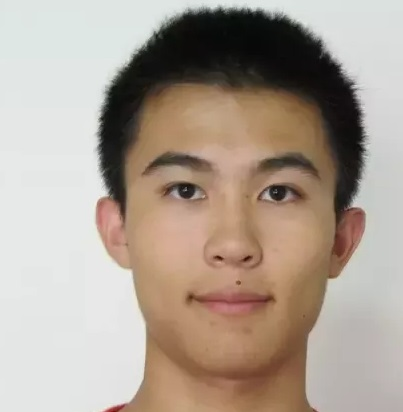
#> input picture preprocessing/GaussFilter_Laplacian_Edge_Detection/front_nobg_moles.jpg, 403 x 412 px
$ python GF_LED.py
#> lines starting #> are read from the running program, lines starting #| are printed output that depends on the picture
"""
Applies a Gaussian Filter followed by Laplacian Edge Detection
Used to enhance skin features and make them more detectable
Findings:
Effective for front lit facial features
Ineffective in uneven lighting
Ineffective for areas with 'noise' (hairy forearms are noisy forearms)
"""
from itertools import product
import cv2
from cv2 import COLOR_BGR2GRAY, cvtColor, imread, imshow, waitKey
import numpy
import numpy as np
from numpy import dot, exp, mgrid, pi, ravel, square, uint8, zeros

def gen_gaussian_kernel(k_size, sigma):
    center = k_size // 2
    x, y = mgrid[0 - center : k_size - center, 0 - center : k_size - center]
    g = 1 / (2 * pi * sigma) * exp(-(square(x) + square(y)) / (2 * square(sigma)))
    return g


def gaussian_filter(image, k_size, sigma):
    height, width = image.shape[0], image.shape[1]
    # dst image height and width
    dst_height = height - k_size + 1
    dst_width = width - k_size + 1

    # im2col, turn the k_size*k_size pixels into a row and np.vstack all rows
    image_array = zeros((dst_height * dst_width, k_size * k_size))
    row = 0
    for i, j in product(range(dst_height), range(dst_width)):
        window = ravel(image[i : i + k_size, j : j + k_size])
        image_array[row, :] = window
        row += 1

    #  turn the kernel into shape(k*k, 1)
    gaussian_kernel = gen_gaussian_kernel(k_size, sigma)
    filter_array = ravel(gaussian_kernel)

    # reshape and get the dst image
    dst = dot(image_array, filter_array).reshape(dst_height, dst_width).astype(uint8)

    return dst

# Filters for calculating Laplacian(uncomment the one you want)

'''
# works... okay... with arms
conv_kernel = np.array([[-1, -1, -1, -1, -1],
                        [-1, -1, -1, -1, -1],
                        [-1, -1, 24, -1, -1],
                        [-1, -1, -1, -1, -1],
                        [-1, -1, -1, -1, -1]])

'''

conv_kernel = np.array([[0,1,0],
                        [1,-4,1],
                        [0,1,0]])

conv_kernel = np.array([[-1,-1,-1],
                        [-1,8,-1],
                        [-1,-1,-1]])


# Function to calculate 2D convolution of two matrix
def conv2d(led, kernel):
    m, n = kernel.shape
    if (m == n):
        y, x = led.shape
        y = y - m + 1
        x = x - m + 1
        new_image = np.zeros((y, x))
        for i in range(y):
            for j in range(x):
                new_image[i][j] = np.sum(led[i:i + m, j:j + m] * kernel)
    return new_image


if __name__ == "__main__":
    # read original image
    img = imread(r"front_nobg_moles.jpg")
#> img is the input picture: shape (412, 403, 3); mean B, G, R 147.1, 159.2, 172.6
    # turn image in gray scale value
    gray = cvtColor(img, COLOR_BGR2GRAY)
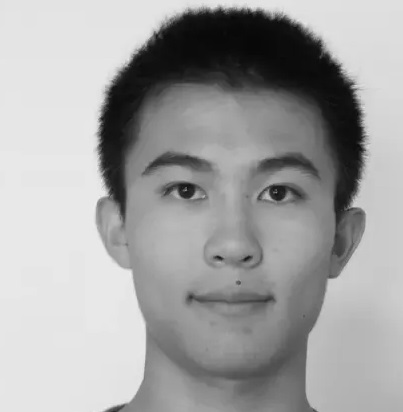
#> gray: shape (412, 403); min 6, max 240, mean 161.8

    # get values with two different mask size
    gaussian3x3 = gaussian_filter(gray, 3, sigma=1)
#> the loop in gaussian_filter, `for i, j in product(range(dst_height), range(dst_width)):` made 164410 passes
#> window on passes 1 to 3: [226, 226, 226, 226, 226, 226, 226, 226, 226], [226, 226, 226, 226, 226, 226, 226, 226, 226], [226, 226, 226, 226, 226, 226, 226, 226, 226]
#> after the loop in gaussian_filter, `for i, j in product(range(dst_height), range(dst_width)):`: row = 164410
#> in gaussian_filter, `dst = dot(image_array, filter_array).reshape(dst_height, dst_width).as..`:
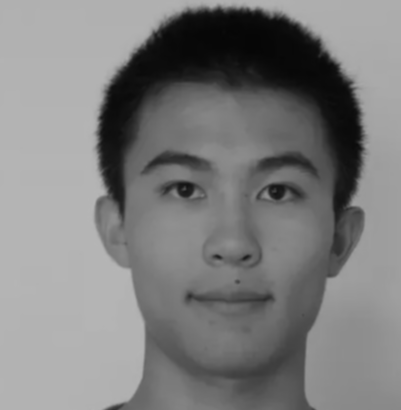
#> dst: shape (410, 401); min 6, max 182, mean 125.3
    # works well with faces
    gaussian5x5 = gaussian_filter(gray, 9, sigma=2)
#> call 2 of gaussian_filter, with k_size = 9, sigma = 2
#> after the loop in gaussian_filter (call 2), `for i, j in product(range(dst_height), range(dst_width)):`: row = 159580
#> in gaussian_filter (call 2), `dst = dot(image_array, filter_array).reshape(dst_height, dst_width).as..`:
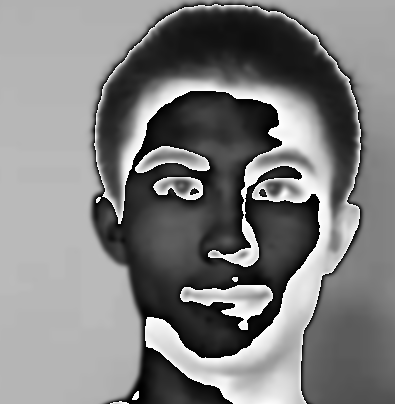
#> dst: shape (404, 395); min 0, max 255, mean 126.1
    # works... okay... with arms
    # gaussian5x5 = gaussian_filter(gray, 3, sigma=1)

    cv2.imwrite('_GF.jpg', gaussian5x5)
    led = cv2.imread('_GF.jpg', 0)
#> led: shape (404, 395); min 0, max 255, mean 126.1
    cv2.imwrite('_GF_LED.jpg', conv2d(led, conv_kernel))
#> after the loop in conv2d, `for i in range(y):`:
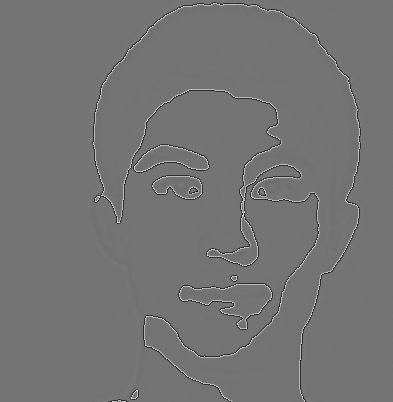
#> new_image: shape (402, 393) float64; min -1277, max 1526, mean 0; drawn with min black and max white
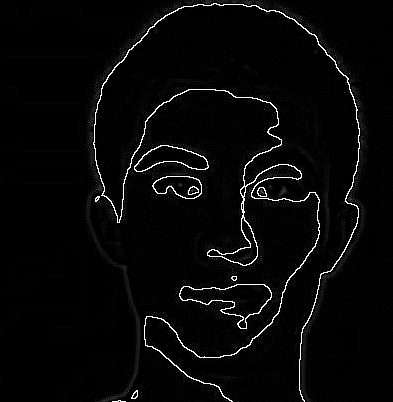
#> saved as _GF_LED.jpg: shape (402, 393); min 0, max 255, mean 7.7
    waitKey()

$ run again, with preprocessing/GaussFilter_Laplacian_Edge_Detection/evenlit_arm_bg.jpg copied over preprocessing/GaussFilter_Laplacian_Edge_Detection/front_nobg_moles.jpg
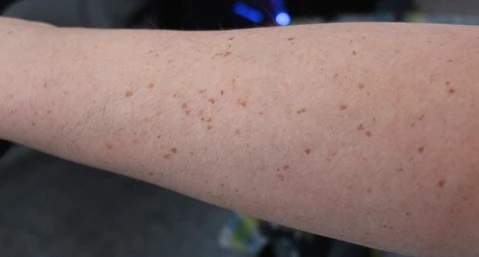
#> input picture preprocessing/GaussFilter_Laplacian_Edge_Detection/evenlit_arm_bg.jpg, 479 x 257 px
#> img is the input picture: shape (257, 479, 3); mean B, G, R 104.9, 108.7, 130.1
#> the loop in gaussian_filter, `for i, j in product(range(dst_height), range(dst_width)):` made 121635 passes
#> window on passes 1 to 3: [11, 12, 12, 12, 13, 13, 12, 12, 12], [12, 12, 12, 13, 13, 13, 12, 12, 12], [12, 12, 11, 13, 13, 13, 12, 12, 12]
#> after the loop in gaussian_filter, `for i, j in product(range(dst_height), range(dst_width)):`: row = 121635
#> in gaussian_filter, `dst = dot(image_array, filter_array).reshape(dst_height, dst_width).as..`:
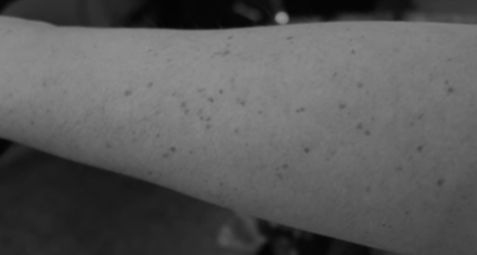
#> dst: shape (255, 477); min 3, max 146, mean 89.4
#> dst: shape (249, 471)
#> `cv2.imwrite('_GF_LED.jpg', conv2d(led, conv_kernel))`:
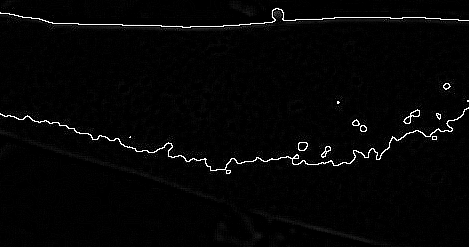
#> saved as _GF_LED.jpg: shape (247, 469); min 0, max 255, mean 5.6
